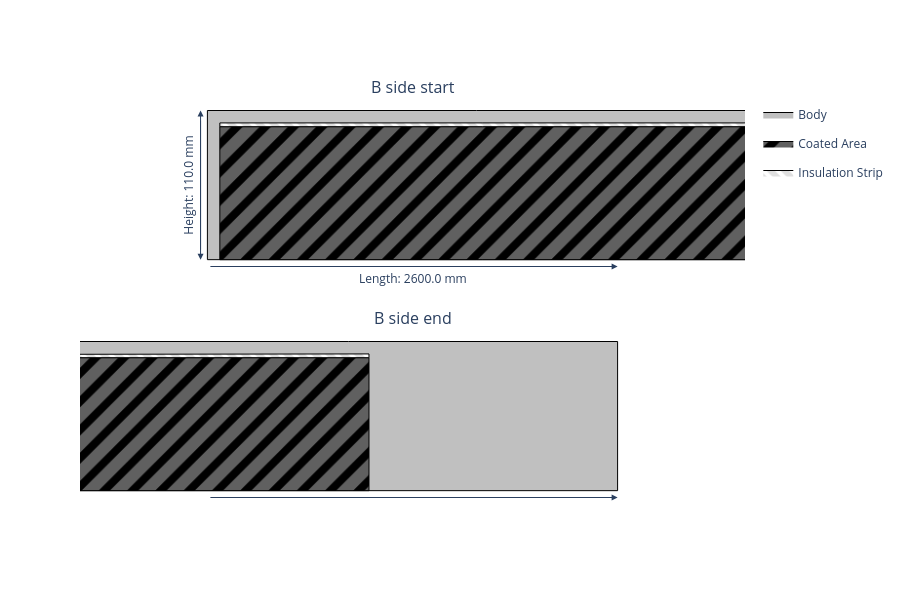

The notebook cell saved with this chart:
### Code cell
cathode_current_collector.get_b_side_view(width=900, height=600)

### Figure 1 — Plotly figure (JSON) as saved in the notebook; plotly's stock layout.template omitted (floating-point values rounded to 4 significant figures)
{"data": [{"fill": "toself", "fillcolor": "#C0C0C0", "legendgroup": "Body", "line": {"color": "black", "width": 1}, "mode": "lines", "name": "Body", "type": "scatter", "x": [-1.3, -1.3, -1.3, 1.3, 1.3, 1.3, 1.3, 1.3, 1.3, -1.3], "xaxis": "x", "y": [-0.055, 0.055, 0.065, 0.065, 0.055, 0.065, 0.065, 0.055, -0.055, -0.055], "yaxis": "y"}, {"fill": "toself", "fillcolor": "#C0C0C0", "legendgroup": "Body", "line": {"color": "black", "width": 1}, "mode": "lines", "name": "Body", "showlegend": false, "type": "scatter", "x": [-1.3, -1.3, -1.3, 1.3, 1.3, 1.3, 1.3, 1.3, 1.3, -1.3], "xaxis": "x2", "y": [-0.055, 0.055, 0.065, 0.065, 0.055, 0.065, 0.065, 0.055, -0.055, -0.055], "yaxis": "y2"}, {"fill": "toself", "fillcolor": "black", "fillpattern": {"fgcolor": "#C0C0C0", "shape": "/", "size": 20, "solidity": 0.6}, "legendgroup": "Coated Area", "line": {"color": "black", "width": 1}, "mode": "lines", "name": "Coated Area", "type": "scatter", "x": [-1.29, -1.29, -1.29, 1.1, 1.1, 1.1, -1.29], "xaxis": "x", "y": [-0.055, 0.052, 0.052, 0.052, 0.052, -0.055, -0.055], "yaxis": "y"}, {"fill": "toself", "fillcolor": "black", "fillpattern": {"fgcolor": "#C0C0C0", "shape": "/", "size": 20, "solidity": 0.6}, "legendgroup": "Coated Area", "line": {"color": "black", "width": 1}, "mode": "lines", "name": "Coated Area", "showlegend": false, "type": "scatter", "x": [-1.29, -1.29, -1.29, 1.1, 1.1, 1.1, -1.29], "xaxis": "x2", "y": [-0.055, 0.052, 0.052, 0.052, 0.052, -0.055, -0.055], "yaxis": "y2"}, {"fill": "toself", "fillcolor": "white", "fillpattern": {"fgcolor": "#C0C0C0", "shape": "\\", "size": 10, "solidity": 0.6}, "legendgroup": "Insulation Strip", "line": {"color": "black", "width": 1}, "mode": "lines", "name": "Insulation Strip", "type": "scatter", "x": [-1.29, -1.29, 1.1, 1.1, -1.29], "xaxis": "x", "y": [0.052, 0.055, 0.055, 0.052, 0.052], "yaxis": "y"}, {"fill": "toself", "fillcolor": "white", "fillpattern": {"fgcolor": "#C0C0C0", "shape": "\\", "size": 10, "solidity": 0.6}, "legendgroup": "Insulation Strip", "line": {"color": "black", "width": 1}, "mode": "lines", "name": "Insulation Strip", "showlegend": false, "type": "scatter", "x": [-1.29, -1.29, 1.1, 1.1, -1.29], "xaxis": "x2", "y": [0.052, 0.055, 0.055, 0.052, 0.052], "yaxis": "y2"}], "layout": {"annotations": [{"font": {"size": 16}, "showarrow": false, "text": "B side start", "x": 0.5, "xanchor": "center", "xref": "paper", "y": 1, "yanchor": "bottom", "yref": "paper"}, {"font": {"size": 16}, "showarrow": false, "text": "B side end", "x": 0.5, "xanchor": "center", "xref": "paper", "y": 0.45, "yanchor": "bottom", "yref": "paper"}, {"arrowhead": 2, "arrowsize": 1.2, "ax": -1.3, "axref": "x", "ay": -0.0605, "ayref": "y", "showarrow": true, "x": -0.97, "xref": "x", "y": -0.0605, "yref": "y"}, {"arrowhead": 2, "arrowsize": 1.2, "ax": -1.3, "axref": "x2", "ay": -0.0605, "ayref": "y2", "showarrow": true, "x": -0.97, "xref": "x2", "y": -0.0605, "yref": "y2"}, {"showarrow": false, "text": "Length: 2600.0 mm", "x": -1.135, "xref": "x", "y": -0.0605, "yref": "y", "yshift": -12}, {"showarrow": false, "text": "Length: 2600.0 mm", "x": -1.135, "xref": "x2", "y": -0.0605, "yref": "y2", "yshift": -12}, {"arrowhead": 2, "arrowsize": 1.2, "ax": 0.97, "axref": "x", "ay": -0.0605, "ayref": "y", "showarrow": true, "x": 1.3, "xref": "x", "y": -0.0605, "yref": "y"}, {"arrowhead": 2, "arrowsize": 1.2, "ax": 0.97, "axref": "x2", "ay": -0.0605, "ayref": "y2", "showarrow": true, "x": 1.3, "xref": "x2", "y": -0.0605, "yref": "y2"}, {"showarrow": false, "text": " ", "x": 1.135, "xref": "x", "y": -0.0605, "yref": "y", "yshift": -12}, {"showarrow": false, "text": " ", "x": 1.135, "xref": "x2", "y": -0.0605, "yref": "y2", "yshift": -12}, {"arrowhead": 2, "arrowsize": 1.2, "ax": -1.306, "axref": "x", "ay": -0.055, "ayref": "y", "showarrow": true, "x": -1.306, "xref": "x", "y": 0.065, "yref": "y"}, {"arrowhead": 2, "arrowsize": 1.2, "ax": -1.306, "axref": "x2", "ay": -0.055, "ayref": "y2", "showarrow": true, "x": -1.306, "xref": "x2", "y": 0.065, "yref": "y2"}, {"arrowhead": 2, "arrowsize": 1.2, "ax": -1.306, "axref": "x", "ay": 0.065, "ayref": "y", "showarrow": true, "x": -1.306, "xref": "x", "y": -0.055, "yref": "y"}, {"arrowhead": 2, "arrowsize": 1.2, "ax": -1.306, "axref": "x2", "ay": 0.065, "ayref": "y2", "showarrow": true, "x": -1.306, "xref": "x2", "y": -0.055, "yref": "y2"}, {"showarrow": false, "text": "Height: 110.0 mm", "textangle": -90, "x": -1.306, "xref": "x", "xshift": -12, "y": 0.005, "yref": "y"}, {"showarrow": false, "text": "Height: 110.0 mm", "textangle": -90, "x": -1.306, "xref": "x2", "xshift": -12, "y": 0.005, "yref": "y2"}], "height": 600, "paper_bgcolor": "white", "plot_bgcolor": "white", "width": 900, "xaxis": {"anchor": "y", "domain": [0, 1], "range": [-1.3, -0.97], "scaleanchor": "y", "showgrid": false, "showticklabels": false, "title": {"text": ""}, "zeroline": false}, "xaxis2": {"anchor": "y2", "domain": [0, 1], "range": [0.97, 1.3], "scaleanchor": "y2", "showgrid": false, "showticklabels": false, "title": {"text": ""}, "zeroline": false}, "yaxis": {"anchor": "x", "domain": [0.55, 1], "showgrid": false, "showticklabels": false, "title": {"text": ""}, "zeroline": false}, "yaxis2": {"anchor": "x2", "domain": [0, 0.45], "showgrid": false, "showticklabels": false, "title": {"text": ""}, "zeroline": false}}}
